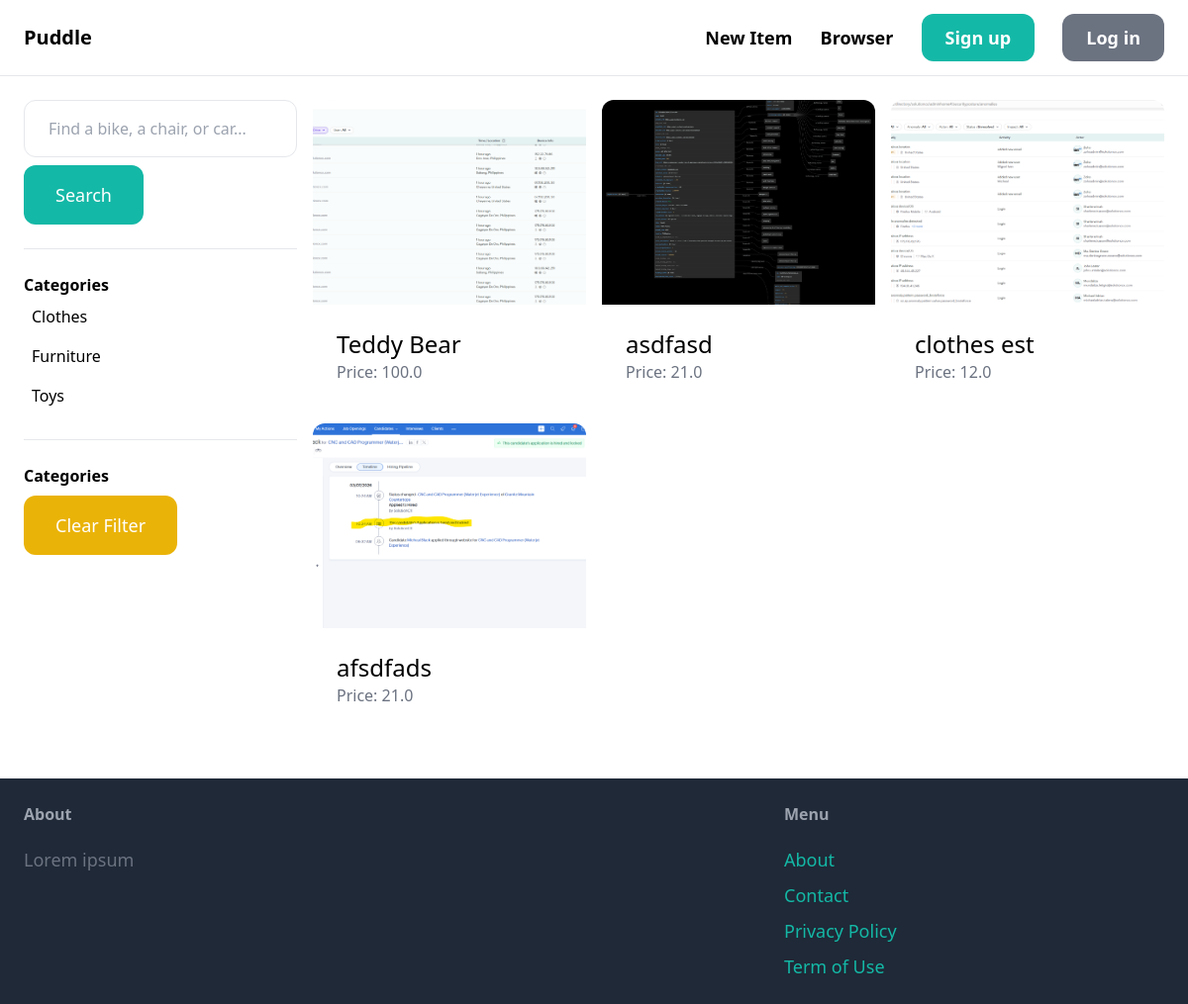
The page /item/ on the database its author committed.
### item/models.py (models this page shows, shortened)
class Category(models.Model):
    name = models.CharField(max_length=255)
    class Meta:
        ordering = ('name',)
        verbose_name_plural = "Categories"

class Item(models.Model):
    category = models.ForeignKey(Category, related_name='items', on_delete=models.CASCADE)
    name = models.CharField(max_length=255)
    description = models.TextField(blank=True, null=True)
    price = models.FloatField()
    image = models.ImageField(upload_to='item_images', blank=True, null=True)
    is_sold = models.BooleanField(default=False)
    created_by = models.ForeignKey(User, related_name='items', on_delete=models.CASCADE)
    created_at = models.DateTimeField(auto_now_add=True)

### item/views.py (the view)
# urls.py: path('', views.items, name='items'),
def items(request):
    items = Item.objects.filter(is_sold=False)
    query = request.GET.get('query', '')
    category_id = request.GET.get('category', 0)
    categories = Category.objects.all()
    clear = request.GET.get('clear', '')
    if clear:
        items = items
    else:
        if category_id:
            items = items.filter(category=category_id)
        if query:
            items = items.filter(Q(name__icontains=query) | Q(description__icontains=query))
    context = {
        'items': items,
        'query': query,
        'categories': categories,
        'category_id': int(category_id),
    }
    return render(request, 'item/items.html', context=context)

### item/templates/item/items.html (shortened to what this page needs)
{% extends 'core/base.html' %}
{% block content %}
<div class="pb-6 grid grid-cols-4 gap-4">
    <div class="col-span-1">
        <form method="get" action="{% url 'item:items' %}">
            <input name="query" class="w-full py-4 px-6 border rounded-xl" type="text" value="{{ query }}" placeholder="Find a bike, a chair, or car...">
            <button class="mt-2 py-4 px-8 text-lg bg-teal-500 text-white rounded-xl">Search</button>
        </form>
        <hr class="my-6">
        <p class="font-semibold">Categories</p>
        <ul>
            {% for category in categories %}
                <li class="py-2 px-2  rounded-xl {% if category.id == category_id %} bg-gray-200{% endif %}">
                    <a href="{% url 'item:items' %}?query={{ query }}&category={{ category.id }}">{{ category.name }}</a>
                </li>
            {% endfor %}
        </ul>
        <hr class="my-6">
        <p class="font-semibold">Categories</p>
        <ul>
            <li>
                <a href={% url 'item:items' %} class="mt-2 py-4 px-8 inline-block text-lg bg-yellow-500 text-white rounded-xl">Clear Filter</a>
            </li>
    </div>
     <div class="col-span-3">
        <div class="grid grid-cols-3 gap-4">
            {% for item in items %}
                <a href ="{% url 'item:detail' item.id %}">
                    <div class="aspect-video sm:aspect-square md:aspect-[4/3]">
                        <img src="{{ item.image.url }}" class="w-full h-full object-cover rounded-t-xl">
                    </div>
                    <div class="p-6 bg-white rounded-b-xl">
                        <h2 class="text-2xl">{{ item.name }}</h2>
                        <p class="text-gray-500">Price: {{ item.price }}</p>
                    </div>
                </a>
            {% endfor %}
        </div>
    </div>
</div>
{% endblock %}

### rows shown on the page
Category: name "Clothes"
Category: name "Furniture"
Category: name "Toys"
Item: image (picture), name "Teddy Bear", price "100.0"
Item: image (picture), name "asdfasd", price "21.0"
Item: image (picture), name "clothes est", price "12.0"
Item: image (picture), name "afsdfads", price "21.0"
